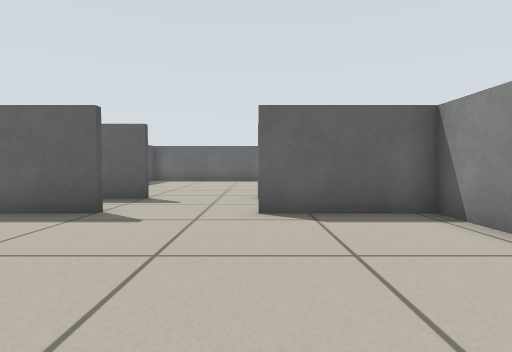
view 1 (above)

18 first-person views from a walk through a world built for the Player/Stage simulator. The camera is 0.45 m above the floor, tilts 2° down and sees 80° across. Floor lines are 1 m apart. The floor is counted in squares, 0.5 m on a side. Each view is taken from the middle of a square. On the plan, view 1 faces up. The plan holds only what a view shows up to about 11 squares ahead; the rest is blank. Robots are left out.

view 2
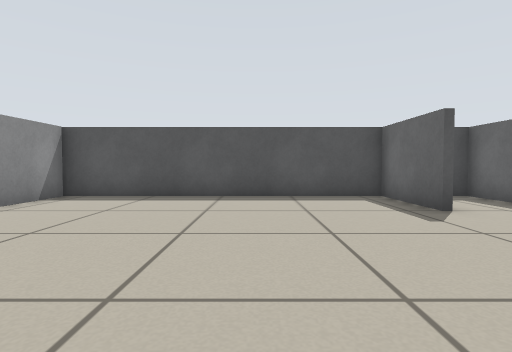

view 3
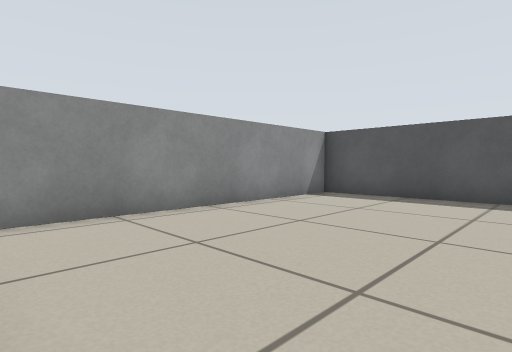

view 4
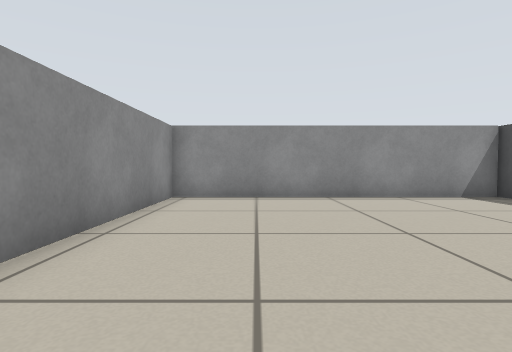

view 5
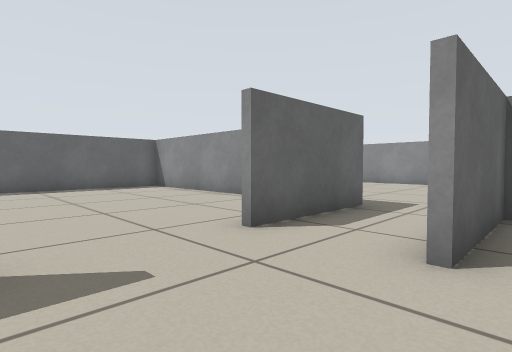

view 6
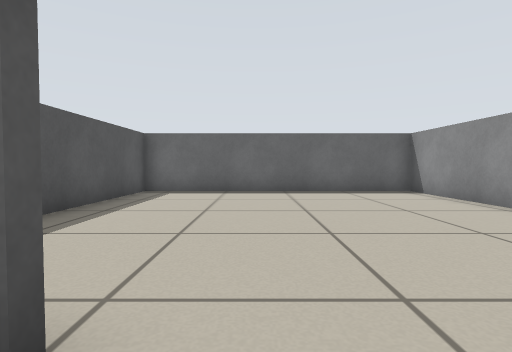

view 7
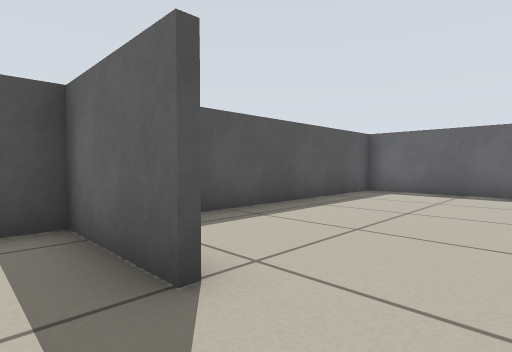

view 8
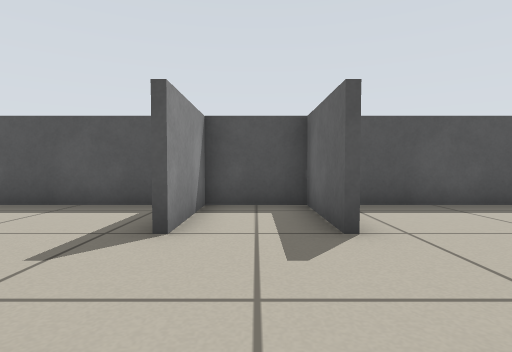

view 9
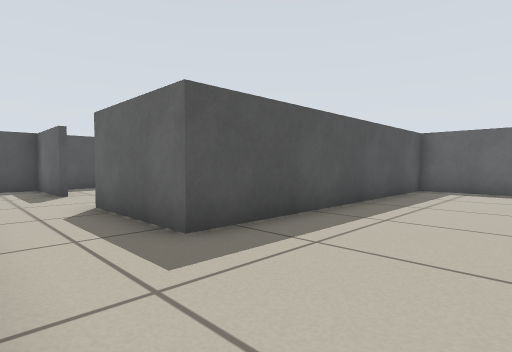

view 10
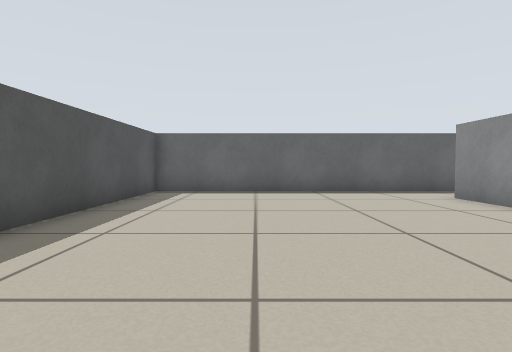

view 11
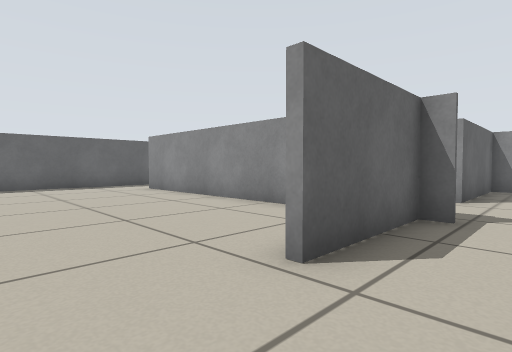

view 12
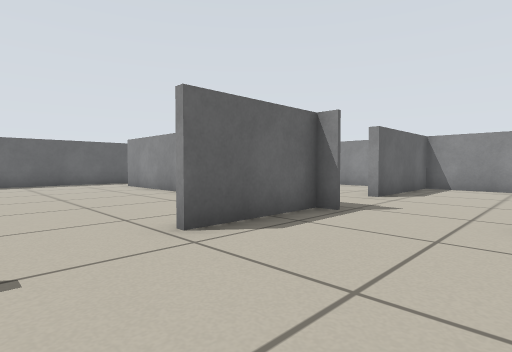

view 13
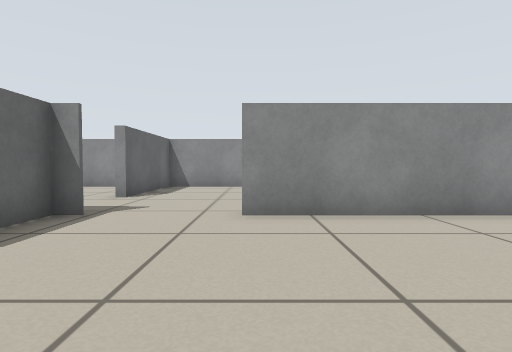

view 14
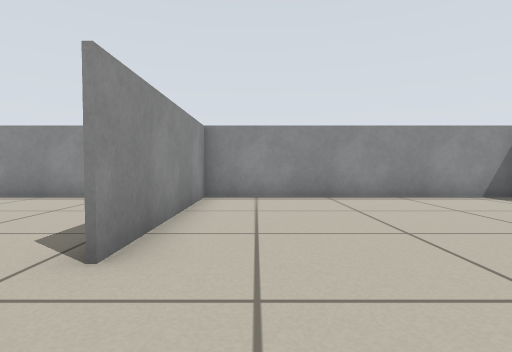

view 15
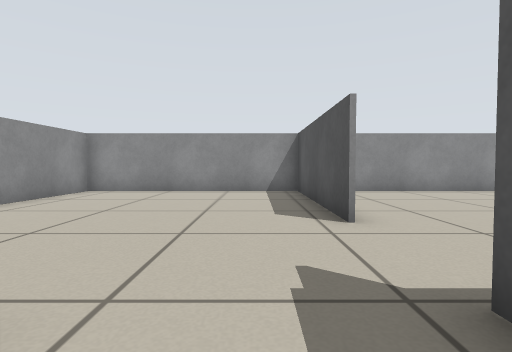

view 16
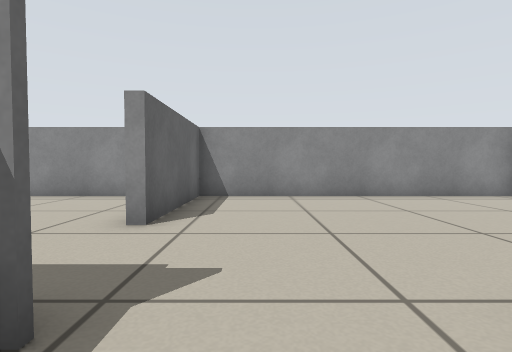

view 17
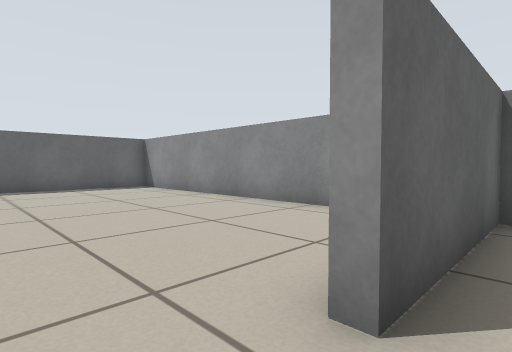

view 18
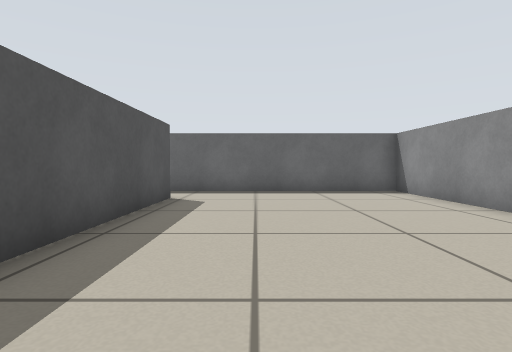

### Floor plan
Points are (right, up) in squares from view 1. A wall is a line through its corners. A room is listed if a view was taken in it or the views show most of it. See-through windows are left out.
Room 1 (views 1, 2, 3, 4, 5, 6, 7)
walls: (-2.9, 5.6) (-5.9, 5.6); (3.4, 3.9) (3.4, 5.6) (0, 5.6); (-5.9, 5.9) (-2.9, 5.9); (-2.9, 8.2) (-5.8, 8.2) (-5.8, -3.5) (3.4, -3.5) (3.4, 2.2)
ways out: opening at (0, 7) to room 2; opening at (-1, 8.3) to room 5
Room 2 (views 8, 10)
walls: (12.5, 8.4) (12.5, 15.4); (12.5, 17.6) (3.6, 17.6) (3.6, 8.2) (0, 8.2)
ways out: opening at (0, 7) to room 1; opening at (8, 6.3) to room 3; opening at (13, 16.5) to room 4
Room 3 (views 9, 11, 12, 13, 14, 16, 17)
walls: (12.7, 2.2) (12.7, -2.6); (12.7, -2.8) (12.7, -3.6); (12.5, 5.1) (12.5, 5.6) (9.2, 5.6); (12.5, -3.6) (12.5, 2.2); (3.8, -3.5) (19.9, -3.5) (19.9, 5.6) (15.5, 5.6)
ways out: opening at (8, 6.3) to room 2; opening at (14.5, 6) to room 4
Room 4 (views 15, 18)
walls: (12.7, 15.4) (12.7, 9.8); (19.9, 7.8) (19.9, 17.6) (12.5, 17.6)
ways out: opening at (13, 16.5) to room 2; opening at (14.5, 6) to room 3
Room 5 (no view inside)
walls: (3.4, 11.9) (3.4, 17.6) (-5.8, 17.6) (-5.8, 9.2)
ways out: opening at (-1, 8.3) to room 1

Positions as (right, up) in squares from view 1, and headings:
1: (0, 0), facing up
2: (3, 2), facing left
3: (3, 2), facing down-left
4: (1, 5), facing down
5: (-3, 5), facing up-right
6: (-2, 7), facing up
7: (-1, 7), facing up-left
8: (1, 7), facing left
9: (7, 6), facing up-left
10: (7, 7), facing up
11: (7, 4), facing up-right
12: (7, 2), facing up-right
13: (7, 2), facing right
14: (11, 5), facing down
15: (14, 7), facing down
16: (11, 4), facing right
17: (14, 5), facing up-right
18: (15, 7), facing up
